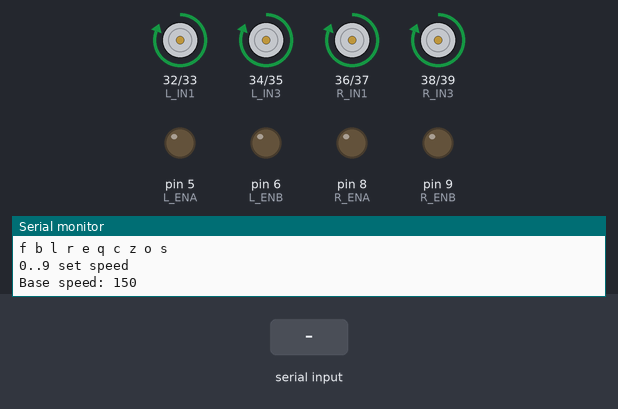
Recording of a sketch running on a simulated Arduino Mega 2560, built with avr-gcc and run on an emulated ATmega2560. Shown: motor-driver pin pairs drawn as motors (green arrow = first pin HIGH = forward, orange = second pin HIGH = backward, longer = more drive), output pins drawn as LEDs (lit = HIGH), the last lines printed to the serial monitor. Inputs (shaded band) come from the test bench.

Above: at 1.3 s.
1.4 s: "f90\n" received over Serial
At 2.6 s:
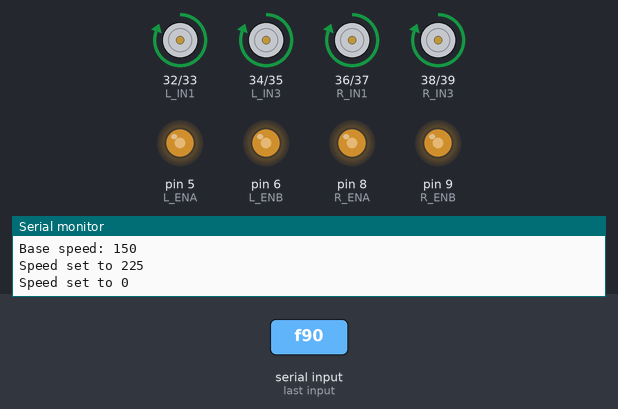
2.9 s: "f 45\n" received over Serial
At 4.0 s:
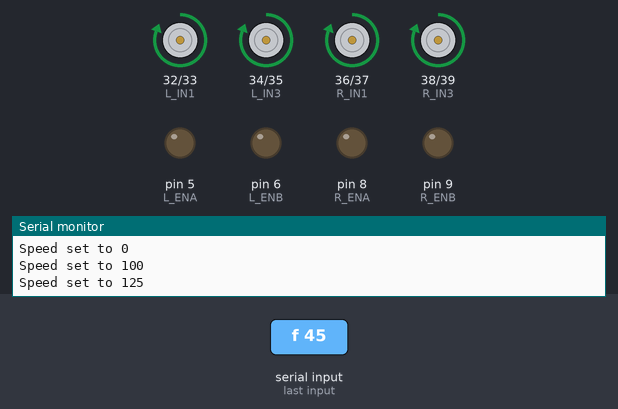
4.4 s: "q\n" received over Serial
At 5.1 s:
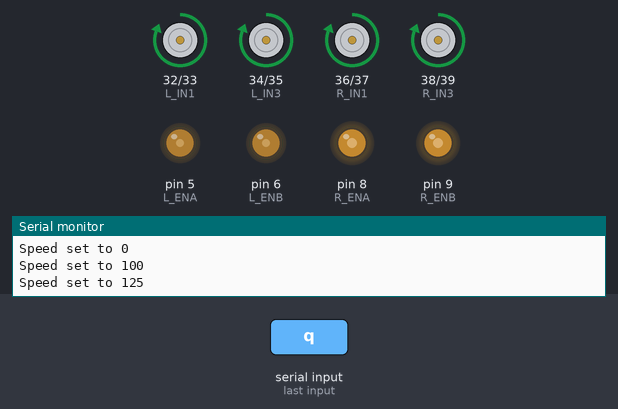
5.9 s: "c\n" received over Serial
At 6.2 s:
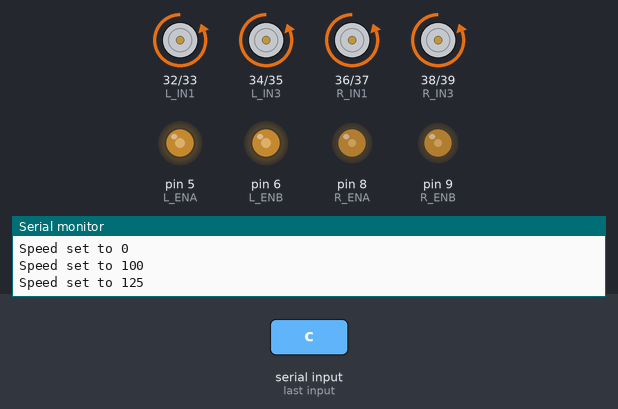
7.4 s: "o\n" received over Serial
At 8.6 s:
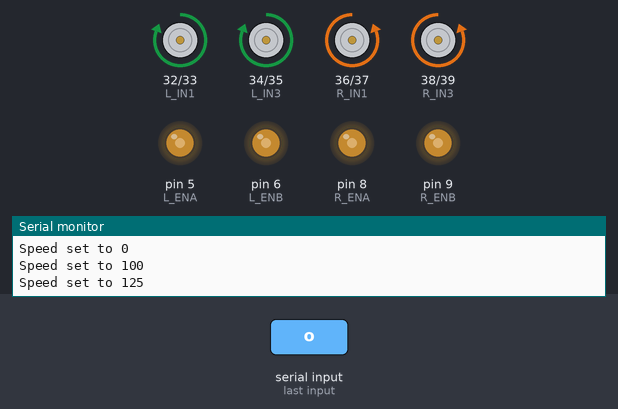
8.9 s: "l90\n" received over Serial
At 9.7 s:
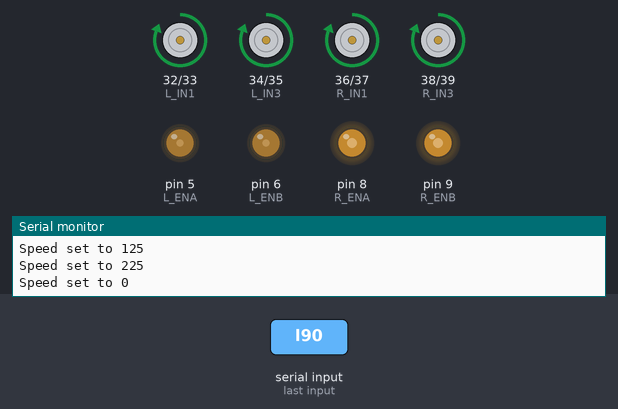
Timing chart, 0 to 11.4 s (numbered marks = the images above; inputs shaded):
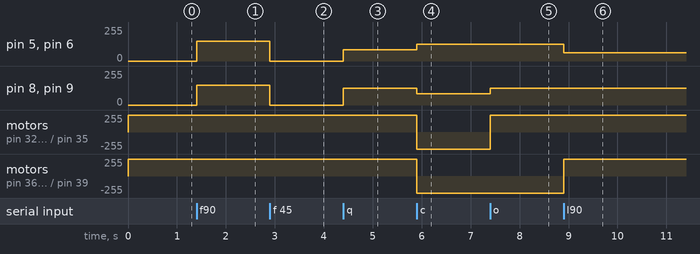

The sketch:

motor_only_tst.ino
```cpp
// motor_only_tst.ino
// Mega-only motor validation sketch (no UART, no ESP, no sensors).
// Use Serial Monitor at 115200 and send a command key + Enter:
// f = forward, b = backward, l = left arc, r = right arc
// e = north-east arc, q = north-west arc, c = south-east arc, z = south-west arc
// o = rotate in place, s = stop
// 0..9 = set base speed (0=>0, 9=>225)

constexpr uint8_t L_IN1 = 32;
constexpr uint8_t L_IN2 = 33;
constexpr uint8_t L_IN3 = 34;
constexpr uint8_t L_IN4 = 35;
constexpr uint8_t L_ENA = 5;
constexpr uint8_t L_ENB = 6;

constexpr uint8_t R_IN1 = 36;
constexpr uint8_t R_IN2 = 37;
constexpr uint8_t R_IN3 = 38;
constexpr uint8_t R_IN4 = 39;
constexpr uint8_t R_ENA = 8;
constexpr uint8_t R_ENB = 9;

static int baseSpeed = 150;

void setMotorSide(int16_t speed, bool left) {
  const uint8_t in1 = left ? L_IN1 : R_IN1;
  const uint8_t in2 = left ? L_IN2 : R_IN2;
  const uint8_t in3 = left ? L_IN3 : R_IN3;
  const uint8_t in4 = left ? L_IN4 : R_IN4;
  const uint8_t ena = left ? L_ENA : R_ENA;
  const uint8_t enb = left ? L_ENB : R_ENB;

  const int16_t clipped = constrain(speed, -255, 255);
  const uint8_t pwm = static_cast<uint8_t>(abs(clipped));
  const bool forward = (clipped >= 0);

  digitalWrite(in1, forward ? HIGH : LOW);
  digitalWrite(in2, forward ? LOW : HIGH);
  digitalWrite(in3, forward ? HIGH : LOW);
  digitalWrite(in4, forward ? LOW : HIGH);
  analogWrite(ena, pwm);
  analogWrite(enb, pwm);
}

void setDrive(int16_t leftSpeed, int16_t rightSpeed) {
  setMotorSide(leftSpeed, true);
  setMotorSide(rightSpeed, false);
}

void stopDrive() {
  setDrive(0, 0);
}

void printHelp() {
  Serial.println("\n=== Motor Only Test ===");
  Serial.println("f b l r e q c z o s");
  Serial.println("0..9 set speed");
  Serial.print("Base speed: ");
  Serial.println(baseSpeed);
}

void setupPins() {
  pinMode(L_IN1, OUTPUT);
  pinMode(L_IN2, OUTPUT);
  pinMode(L_IN3, OUTPUT);
  pinMode(L_IN4, OUTPUT);
  pinMode(R_IN1, OUTPUT);
  pinMode(R_IN2, OUTPUT);
  pinMode(R_IN3, OUTPUT);
  pinMode(R_IN4, OUTPUT);
  pinMode(L_ENA, OUTPUT);
  pinMode(L_ENB, OUTPUT);
  pinMode(R_ENA, OUTPUT);
  pinMode(R_ENB, OUTPUT);
  stopDrive();
}

void setup() {
  Serial.begin(115200);
  setupPins();
  delay(120);
  printHelp();
}

void loop() {
  while (Serial.available() > 0) {
    const char c = static_cast<char>(Serial.read());
    if (c == '\r' || c == '\n' || c == ' ') {
      continue;
    }

    if (c >= '0' && c <= '9') {
      baseSpeed = (c - '0') * 25;
      Serial.print("Speed set to ");
      Serial.println(baseSpeed);
      continue;
    }

    switch (c) {
      case 'f': setDrive(baseSpeed, baseSpeed); break;
      case 'b': setDrive(-baseSpeed, -baseSpeed); break;
      case 'l': setDrive(baseSpeed / 2, baseSpeed); break;
      case 'r': setDrive(baseSpeed, baseSpeed / 2); break;
      case 'e': setDrive(baseSpeed, (baseSpeed * 2) / 3); break;
      case 'q': setDrive((baseSpeed * 2) / 3, baseSpeed); break;
      case 'c': setDrive(-baseSpeed, -(baseSpeed * 2) / 3); break;
      case 'z': setDrive(-(baseSpeed * 2) / 3, -baseSpeed); break;
      case 'o': setDrive(baseSpeed, -baseSpeed); break;
      case 's': stopDrive(); break;
      case 'h': printHelp(); break;
      default:
        Serial.print("Unknown key: ");
        Serial.println(c);
        Serial.println("Press h for help.");
        break;
    }
  }
}
```

Measured:
- after the input at 1.4 s, pin 5 (L_ENA), pin 6 (L_ENB), pin 8 (R_ENA), pin 9 (R_ENB): 0/255 → 150/255 at once
- after the input at 2.9 s, pin 5 (L_ENA), pin 6 (L_ENB), pin 8 (R_ENA), pin 9 (R_ENB): 150/255 → 0/255 at once
- after the input at 4.4 s, pin 5 (L_ENA), pin 6 (L_ENB): 0/255 → 83/255 at once; pin 8 (R_ENA), pin 9 (R_ENB): 0/255 → 125/255 at once
- after the input at 5.9 s, pin 5 (L_ENA), pin 6 (L_ENB): 83/255 → 125/255 at once; pin 8 (R_ENA), pin 9 (R_ENB): 125/255 → 83/255 at once; motor on pin 32 (L_IN1) / pin 33 (L_IN2), motor on pin 34 (L_IN3) / pin 35 (L_IN4), motor on pin 36 (R_IN1) / pin 37 (R_IN2), motor on pin 38 (R_IN3) / pin 39 (R_IN4): forward 255/255 → backward 255/255 at once
- after the input at 7.4 s, pin 8 (R_ENA), pin 9 (R_ENB): 83/255 → 125/255 at once; motor on pin 32 (L_IN1) / pin 33 (L_IN2), motor on pin 34 (L_IN3) / pin 35 (L_IN4): backward 255/255 → forward 255/255 at once
- after the input at 8.9 s, pin 5 (L_ENA), pin 6 (L_ENB): 125/255 → 62/255 at once; motor on pin 36 (R_IN1) / pin 37 (R_IN2), motor on pin 38 (R_IN3) / pin 39 (R_IN4): backward 255/255 → forward 255/255 at once
